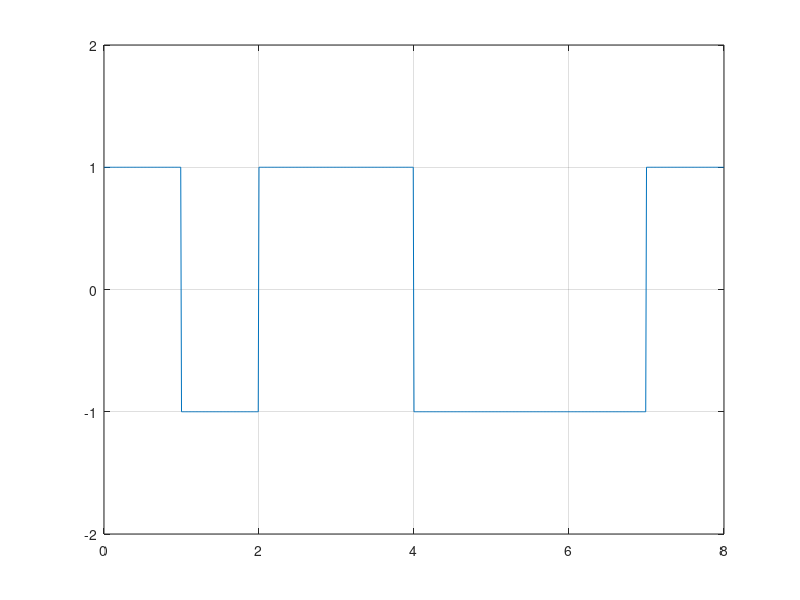

MATLAB code for this plot:
clear;
clc;
b = [0 1 0 0 1 1 1 0];
n = length(b);
t = 0:.01:n;
for i = 1:n
    if (b(i) == 0)
        b_p(i) = 1;
    else
        b_p(i) = -1;
    end
end
for j = 1:n
    bw(j*100:(j+1)*100) = b_p(j);
end
bw = bw(100:end);
subplot(1,1,1)
plot(t,bw)
grid on ;
axis([0 n -2 +2])